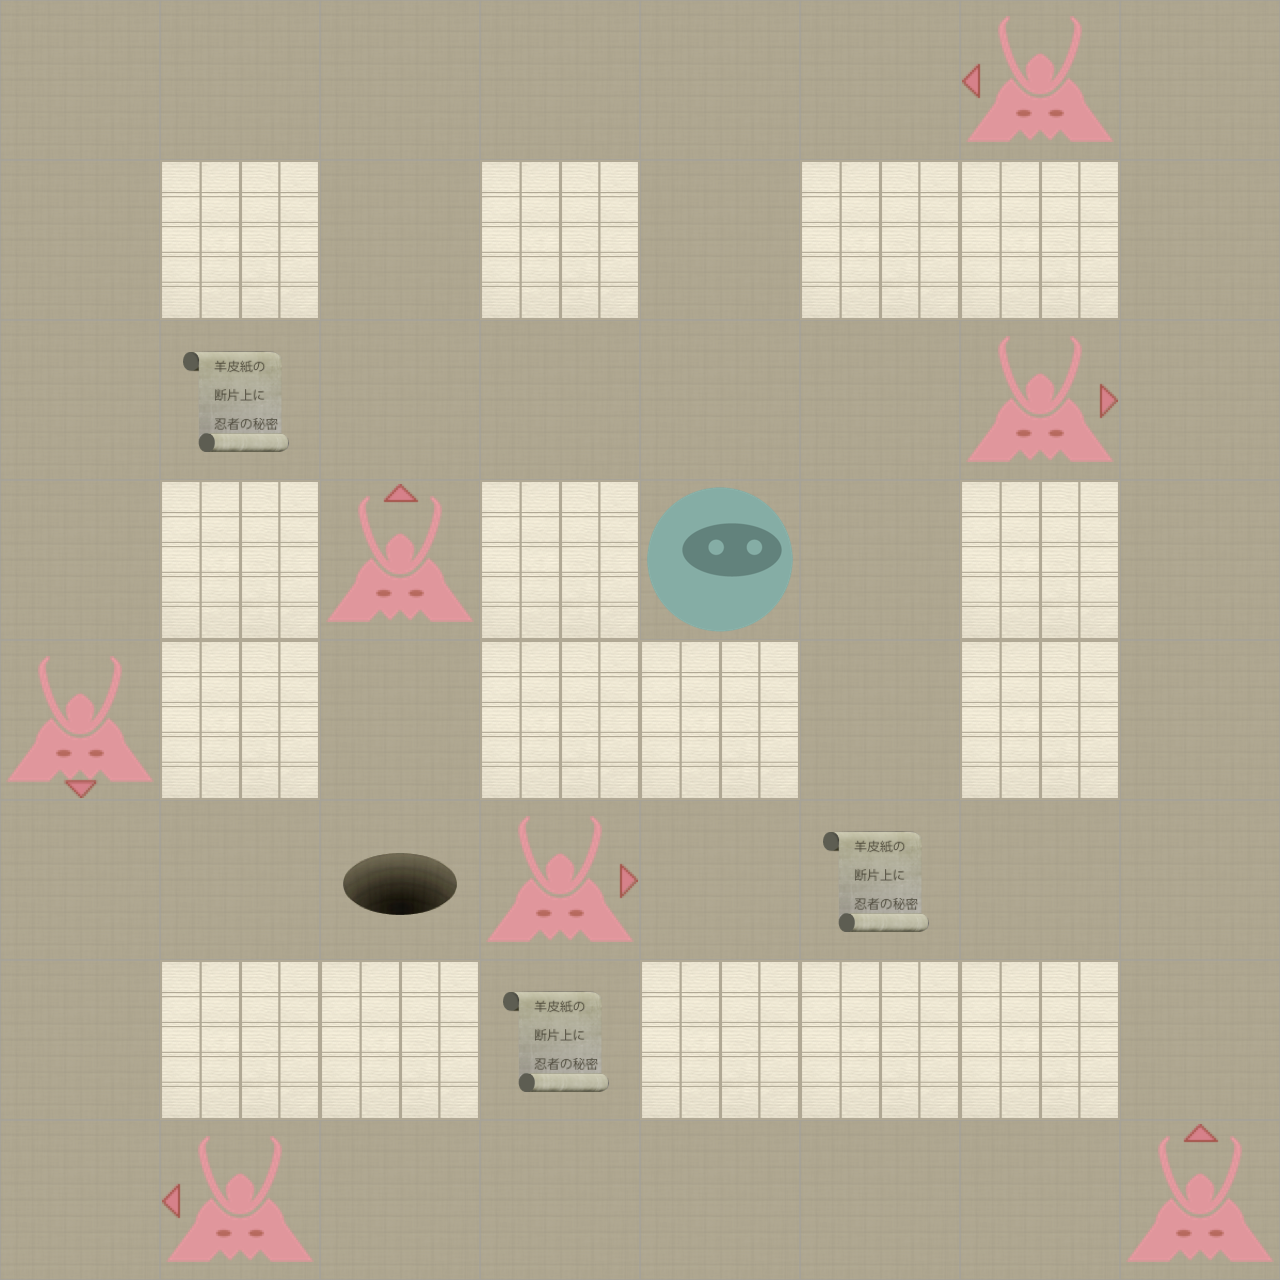

Below is a game level as drawn by its tile map, then a one-line description and the .tmx that defines it (tile-layer data replaced by summaries):
An orthogonal 8x8 tile map with 160x160 px tiles, 2 tile layers (Level, Actors).

<map version="1.0" orientation="orthogonal" width="8" height="8" tilewidth="160" tileheight="160">
 <properties>
  <property name="moves" value="6" />
 </properties>
 <tileset firstgid="1" name="tiles" tilewidth="160" tileheight="160" spacing="2" margin="2">
  <image source="tiles-ipadhd.png" width="1024" height="1024" />
  <tile id="0">
   <properties>
    <property name="actor" value="exit" />
   </properties>
  </tile>
  <tile id="2">
   <properties>
    <property name="actor" value="guard" />
    <property name="direction" value="down" />
   </properties>
  </tile>
  <tile id="3">
   <properties>
    <property name="actor" value="guard" />
    <property name="direction" value="left" />
   </properties>
  </tile>
  <tile id="4">
   <properties>
    <property name="actor" value="guard" />
    <property name="direction" value="right" />
   </properties>
  </tile>
  <tile id="5">
   <properties>
    <property name="actor" value="guard" />
    <property name="direction" value="up" />
   </properties>
  </tile>
  <tile id="7">
   <properties>
    <property name="actor" value="player" />
   </properties>
  </tile>
  <tile id="8">
   <properties>
    <property name="actor" value="scroll" />
   </properties>
  </tile>
  <tile id="9">
   <properties>
    <property name="wall" value="1" />
   </properties>
  </tile>
 </tileset>
 <layer name="Level" width="8" height="8">
  <data>[64 cells, 64 non-empty, 2 distinct tile ids]</data>
 </layer>
 <layer name="Actors" width="8" height="8">
  <data>[64 cells, 12 non-empty, 7 distinct tile ids]</data>
 </layer>
</map>
